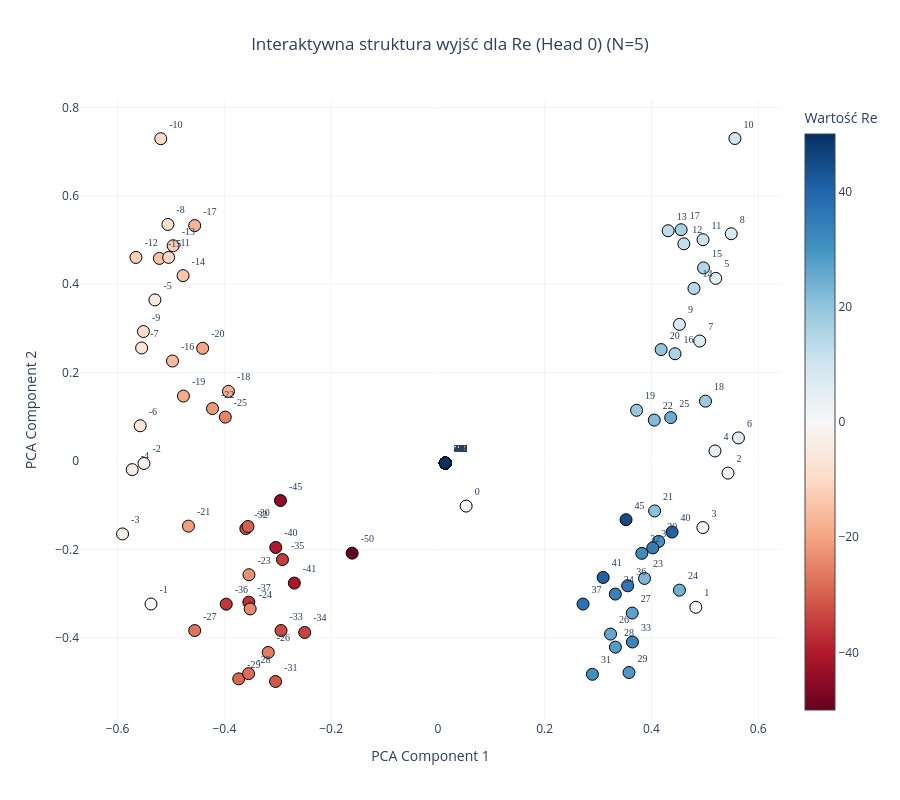
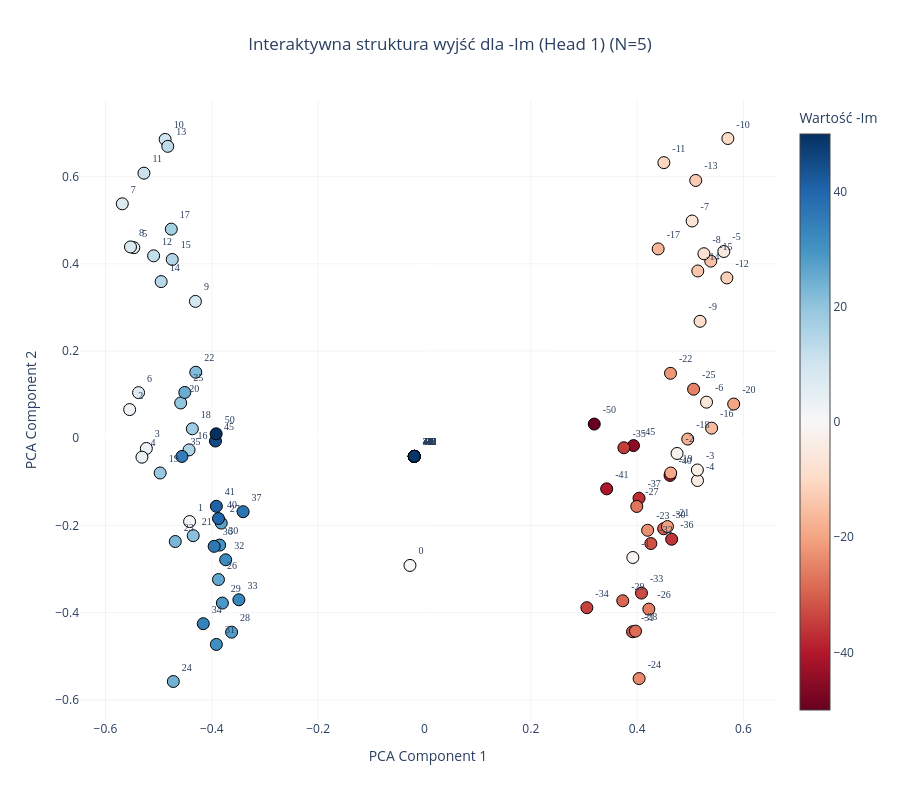

The code cell stored with these charts, in order, in its notebook:
### Code cell
plot_output_head_plotly(model, N=5, head_idx=0)

plot_output_head_plotly(model, N=5, head_idx=1)

### Figure 1 — Plotly figure (JSON) as saved in the notebook; plotly's stock layout.template omitted (floating-point values rounded to 4 significant figures)
{"data": [{"hoverinfo": "text", "hovertext": ["Token ID: 0<br>Wartość algebraiczna: -50", "Token ID: 1<br>Wartość algebraiczna: -49", "Token ID: 2<br>Wartość algebraiczna: -48", "Token ID: 3<br>Wartość algebraiczna: -47", "Token ID: 4<br>Wartość algebraiczna: -46", "Token ID: 5<br>Wartość algebraiczna: -45", "Token ID: 6<br>Wartość algebraiczna: -44", "Token ID: 7<br>Wartość algebraiczna: -43", "Token ID: 8<br>Wartość algebraiczna: -42", "Token ID: 9<br>Wartość algebraiczna: -41", "Token ID: 10<br>Wartość algebraiczna: -40", "Token ID: 11<br>Wartość algebraiczna: -39", "Token ID: 12<br>Wartość algebraiczna: -38", "Token ID: 13<br>Wartość algebraiczna: -37", "Token ID: 14<br>Wartość algebraiczna: -36", "Token ID: 15<br>Wartość algebraiczna: -35", "Token ID: 16<br>Wartość algebraiczna: -34", "Token ID: 17<br>Wartość algebraiczna: -33", "Token ID: 18<br>Wartość algebraiczna: -32", "Token ID: 19<br>Wartość algebraiczna: -31", "Token ID: 20<br>Wartość algebraiczna: -30", "Token ID: 21<br>Wartość algebraiczna: -29", "Token ID: 22<br>Wartość algebraiczna: -28", "Token ID: 23<br>Wartość algebraiczna: -27", "Token ID: 24<br>Wartość algebraiczna: -26", "Token ID: 25<br>Wartość algebraiczna: -25", "Token ID: 26<br>Wartość algebraiczna: -24", "Token ID: 27<br>Wartość algebraiczna: -23", "Token ID: 28<br>Wartość algebraiczna: -22", "Token ID: 29<br>Wartość algebraiczna: -21", "Token ID: 30<br>Wartość algebraiczna: -20", "Token ID: 31<br>Wartość algebraiczna: -19", "Token ID: 32<br>Wartość algebraiczna: -18", "Token ID: 33<br>Wartość algebraiczna: -17", "Token ID: 34<br>Wartość algebraiczna: -16", "Token ID: 35<br>Wartość algebraiczna: -15", "Token ID: 36<br>Wartość algebraiczna: -14", "Token ID: 37<br>Wartość algebraiczna: -13", "Token ID: 38<br>Wartość algebraiczna: -12", "Token ID: 39<br>Wartość algebraiczna: -11", "Token ID: 40<br>Wartość algebraiczna: -10", "Token ID: 41<br>Wartość algebraiczna: -9", "Token ID: 42<br>Wartość algebraiczna: -8", "Token ID: 43<br>Wartość algebraiczna: -7", "Token ID: 44<br>Wartość algebraiczna: -6", "Token ID: 45<br>Wartość algebraiczna: -5", "Token ID: 46<br>Wartość algebraiczna: -4", "Token ID: 47<br>Wartość algebraiczna: -3", "Token ID: 48<br>Wartość algebraiczna: -2", "Token ID: 49<br>Wartość algebraiczna: -1", "Token ID: 50<br>Wartość algebraiczna: 0", "Token ID: 51<br>Wartość algebraiczna: 1", "Token ID: 52<br>Wartość algebraiczna: 2", "Token ID: 53<br>Wartość algebraiczna: 3", "Token ID: 54<br>Wartość algebraiczna: 4", "Token ID: 55<br>Wartość algebraiczna: 5", "Token ID: 56<br>Wartość algebraiczna: 6", "Token ID: 57<br>Wartość algebraiczna: 7", "Token ID: 58<br>Wartość algebraiczna: 8", "Token ID: 59<br>Wartość algebraiczna: 9", "Token ID: 60<br>Wartość algebraiczna: 10", "Token ID: 61<br>Wartość algebraiczna: 11", "Token ID: 62<br>Wartość algebraiczna: 12", "Token ID: 63<br>Wartość algebraiczna: 13", "Token ID: 64<br>Wartość algebraiczna: 14", "Token ID: 65<br>Wartość algebraiczna: 15", "Token ID: 66<br>Wartość algebraiczna: 16", "Token ID: 67<br>Wartość algebraiczna: 17", "Token ID: 68<br>Wartość algebraiczna: 18", "Token ID: 69<br>Wartość algebraiczna: 19", "Token ID: 70<br>Wartość algebraiczna: 20", "Token ID: 71<br>Wartość algebraiczna: 21", "Token ID: 72<br>Wartość algebraiczna: 22", "Token ID: 73<br>Wartość algebraiczna: 23", "Token ID: 74<br>Wartość algebraiczna: 24", "Token ID: 75<br>Wartość algebraiczna: 25", "Token ID: 76<br>Wartość algebraiczna: 26", "Token ID: 77<br>Wartość algebraiczna: 27", "Token ID: 78<br>Wartość algebraiczna: 28", "Token ID: 79<br>Wartość algebraiczna: 29", "Token ID: 80<br>Wartość algebraiczna: 30", "Token ID: 81<br>Wartość algebraiczna: 31", "Token ID: 82<br>Wartość algebraiczna: 32", "Token ID: 83<br>Wartość algebraiczna: 33", "Token ID: 84<br>Wartość algebraiczna: 34", "Token ID: 85<br>Wartość algebraiczna: 35", "Token ID: 86<br>Wartość algebraiczna: 36", "Token ID: 87<br>Wartość algebraiczna: 37", "Token ID: 88<br>Wartość algebraiczna: 38", "Token ID: 89<br>Wartość algebraiczna: 39", "Token ID: 90<br>Wartość algebraiczna: 40", "Token ID: 91<br>Wartość algebraiczna: 41", "Token ID: 92<br>Wartość algebraiczna: 42", "Token ID: 93<br>Wartość algebraiczna: 43", "Token ID: 94<br>Wartość algebraiczna: 44", "Token ID: 95<br>Wartość algebraiczna: 45", "Token ID: 96<br>Wartość algebraiczna: 46", "Token ID: 97<br>Wartość algebraiczna: 47", "Token ID: 98<br>Wartość algebraiczna: 48", "Token ID: 99<br>Wartość algebraiczna: 49", "Token ID: 100<br>Wartość algebraiczna: 50"], "marker": {"color": [-50, -49, -48, -47, -46, -45, -44, -43, -42, -41, -40, -39, -38, -37, -36, -35, -34, -33, -32, -31, -30, -29, -28, -27, -26, -25, -24, -23, -22, -21, -20, -19, -18, -17, -16, -15, -14, -13, -12, -11, -10, -9, -8, -7, -6, -5, -4, -3, -2, -1, 0, 1, 2, 3, 4, 5, 6, 7, 8, 9, 10, 11, 12, 13, 14, 15, 16, 17, 18, 19, 20, 21, 22, 23, 24, 25, 26, 27, 28, 29, 30, 31, 32, 33, 34, 35, 36, 37, 38, 39, 40, 41, 42, 43, 44, 45, 46, 47, 48, 49, 50], "colorbar": {"title": {"text": "Wartość Re"}}, "colorscale": [[0, "rgb(103,0,31)"], [0.1, "rgb(178,24,43)"], [0.2, "rgb(214,96,77)"], [0.3, "rgb(244,165,130)"], [0.4, "rgb(253,219,199)"], [0.5, "rgb(247,247,247)"], [0.6, "rgb(209,229,240)"], [0.7, "rgb(146,197,222)"], [0.8, "rgb(67,147,195)"], [0.9, "rgb(33,102,172)"], [1, "rgb(5,48,97)"]], "line": {"color": "Black", "width": 1}, "showscale": true, "size": 12}, "mode": "markers+text", "text": ["-50", "-49", "-48", "-47", "-46", "-45", "-44", "-43", "-42", "-41", "-40", "-39", "-38", "-37", "-36", "-35", "-34", "-33", "-32", "-31", "-30", "-29", "-28", "-27", "-26", "-25", "-24", "-23", "-22", "-21", "-20", "-19", "-18", "-17", "-16", "-15", "-14", "-13", "-12", "-11", "-10", "-9", "-8", "-7", "-6", "-5", "-4", "-3", "-2", "-1", "0", "1", "2", "3", "4", "5", "6", "7", "8", "9", "10", "11", "12", "13", "14", "15", "16", "17", "18", "19", "20", "21", "22", "23", "24", "25", "26", "27", "28", "29", "30", "31", "32", "33", "34", "35", "36", "37", "38", "39", "40", "41", "42", "43", "44", "45", "46", "47", "48", "49", "50"], "textfont": {"family": "Arial Black", "size": 10}, "textposition": "top right", "type": "scatter", "x": [-0.1606, 0.01387, 0.01387, 0.01387, 0.01387, -0.2949, 0.01387, 0.01387, 0.01387, -0.2689, -0.3037, 0.01387, 0.01387, -0.3541, -0.3965, -0.2911, -0.2495, -0.2939, -0.3597, -0.3041, -0.3557, -0.3731, -0.3546, -0.4556, -0.3178, -0.3983, -0.3517, -0.3539, -0.4222, -0.4672, -0.4406, -0.4767, -0.3922, -0.4555, -0.4971, -0.5217, -0.4773, -0.4959, -0.5656, -0.5044, -0.5191, -0.5515, -0.5058, -0.5549, -0.5576, -0.5301, -0.5726, -0.5907, -0.5506, -0.5374, 0.05291, 0.4832, 0.5434, 0.4964, 0.519, 0.5204, 0.563, 0.4904, 0.5495, 0.4525, 0.5563, 0.4966, 0.4607, 0.4313, 0.4797, 0.4976, 0.4441, 0.4556, 0.5012, 0.3722, 0.4182, 0.4059, 0.4053, 0.387, 0.4525, 0.4361, 0.3234, 0.364, 0.3325, 0.358, 0.4135, 0.2894, 0.382, 0.3643, 0.3323, 0.4024, 0.3555, 0.2718, 0.01387, 0.01387, 0.4387, 0.3096, 0.01387, 0.01387, 0.01387, 0.3524, 0.01387, 0.01387, 0.01387, 0.01387, 0.01387], "y": [-0.2084, -0.004614, -0.004614, -0.004614, -0.004614, -0.08939, -0.004615, -0.004614, -0.004615, -0.2761, -0.1955, -0.004614, -0.004614, -0.3192, -0.3238, -0.223, -0.3878, -0.3835, -0.1528, -0.4988, -0.1481, -0.4928, -0.481, -0.3835, -0.433, 0.09944, -0.3346, -0.2572, 0.1187, -0.1473, 0.2552, 0.147, 0.1576, 0.5327, 0.2263, 0.4585, 0.4195, 0.4872, 0.4607, 0.4608, 0.7294, 0.2931, 0.5353, 0.2558, 0.07985, 0.3646, -0.0194, -0.165, -0.005472, -0.3235, -0.1019, -0.3308, -0.02726, -0.1505, 0.02283, 0.4133, 0.0523, 0.2716, 0.5143, 0.3092, 0.7298, 0.5008, 0.4915, 0.5211, 0.3906, 0.437, 0.2428, 0.5234, 0.1355, 0.1148, 0.2522, -0.1129, 0.09264, -0.2657, -0.2921, 0.09829, -0.3915, -0.3439, -0.421, -0.4784, -0.1819, -0.4825, -0.2088, -0.4094, -0.301, -0.1965, -0.2822, -0.3236, -0.004614, -0.004614, -0.1606, -0.2634, -0.004614, -0.004614, -0.004614, -0.1327, -0.004615, -0.004615, -0.004615, -0.004614, -0.004614]}], "layout": {"height": 800, "paper_bgcolor": "white", "plot_bgcolor": "white", "showlegend": false, "title": {"text": "Interaktywna struktura wyjść dla Re (Head 0) (N=5)", "x": 0.5, "xanchor": "center"}, "width": 900, "xaxis": {"gridcolor": "rgba(200,200,200,0.2)", "title": {"text": "PCA Component 1"}}, "yaxis": {"gridcolor": "rgba(200,200,200,0.2)", "title": {"text": "PCA Component 2"}}}}

### Figure 2 — Plotly figure (JSON) as saved in the notebook; plotly's stock layout.template omitted (floating-point values rounded to 4 significant figures)
{"data": [{"hoverinfo": "text", "hovertext": ["Token ID: 0<br>Wartość algebraiczna: -50", "Token ID: 1<br>Wartość algebraiczna: -49", "Token ID: 2<br>Wartość algebraiczna: -48", "Token ID: 3<br>Wartość algebraiczna: -47", "Token ID: 4<br>Wartość algebraiczna: -46", "Token ID: 5<br>Wartość algebraiczna: -45", "Token ID: 6<br>Wartość algebraiczna: -44", "Token ID: 7<br>Wartość algebraiczna: -43", "Token ID: 8<br>Wartość algebraiczna: -42", "Token ID: 9<br>Wartość algebraiczna: -41", "Token ID: 10<br>Wartość algebraiczna: -40", "Token ID: 11<br>Wartość algebraiczna: -39", "Token ID: 12<br>Wartość algebraiczna: -38", "Token ID: 13<br>Wartość algebraiczna: -37", "Token ID: 14<br>Wartość algebraiczna: -36", "Token ID: 15<br>Wartość algebraiczna: -35", "Token ID: 16<br>Wartość algebraiczna: -34", "Token ID: 17<br>Wartość algebraiczna: -33", "Token ID: 18<br>Wartość algebraiczna: -32", "Token ID: 19<br>Wartość algebraiczna: -31", "Token ID: 20<br>Wartość algebraiczna: -30", "Token ID: 21<br>Wartość algebraiczna: -29", "Token ID: 22<br>Wartość algebraiczna: -28", "Token ID: 23<br>Wartość algebraiczna: -27", "Token ID: 24<br>Wartość algebraiczna: -26", "Token ID: 25<br>Wartość algebraiczna: -25", "Token ID: 26<br>Wartość algebraiczna: -24", "Token ID: 27<br>Wartość algebraiczna: -23", "Token ID: 28<br>Wartość algebraiczna: -22", "Token ID: 29<br>Wartość algebraiczna: -21", "Token ID: 30<br>Wartość algebraiczna: -20", "Token ID: 31<br>Wartość algebraiczna: -19", "Token ID: 32<br>Wartość algebraiczna: -18", "Token ID: 33<br>Wartość algebraiczna: -17", "Token ID: 34<br>Wartość algebraiczna: -16", "Token ID: 35<br>Wartość algebraiczna: -15", "Token ID: 36<br>Wartość algebraiczna: -14", "Token ID: 37<br>Wartość algebraiczna: -13", "Token ID: 38<br>Wartość algebraiczna: -12", "Token ID: 39<br>Wartość algebraiczna: -11", "Token ID: 40<br>Wartość algebraiczna: -10", "Token ID: 41<br>Wartość algebraiczna: -9", "Token ID: 42<br>Wartość algebraiczna: -8", "Token ID: 43<br>Wartość algebraiczna: -7", "Token ID: 44<br>Wartość algebraiczna: -6", "Token ID: 45<br>Wartość algebraiczna: -5", "Token ID: 46<br>Wartość algebraiczna: -4", "Token ID: 47<br>Wartość algebraiczna: -3", "Token ID: 48<br>Wartość algebraiczna: -2", "Token ID: 49<br>Wartość algebraiczna: -1", "Token ID: 50<br>Wartość algebraiczna: 0", "Token ID: 51<br>Wartość algebraiczna: 1", "Token ID: 52<br>Wartość algebraiczna: 2", "Token ID: 53<br>Wartość algebraiczna: 3", "Token ID: 54<br>Wartość algebraiczna: 4", "Token ID: 55<br>Wartość algebraiczna: 5", "Token ID: 56<br>Wartość algebraiczna: 6", "Token ID: 57<br>Wartość algebraiczna: 7", "Token ID: 58<br>Wartość algebraiczna: 8", "Token ID: 59<br>Wartość algebraiczna: 9", "Token ID: 60<br>Wartość algebraiczna: 10", "Token ID: 61<br>Wartość algebraiczna: 11", "Token ID: 62<br>Wartość algebraiczna: 12", "Token ID: 63<br>Wartość algebraiczna: 13", "Token ID: 64<br>Wartość algebraiczna: 14", "Token ID: 65<br>Wartość algebraiczna: 15", "Token ID: 66<br>Wartość algebraiczna: 16", "Token ID: 67<br>Wartość algebraiczna: 17", "Token ID: 68<br>Wartość algebraiczna: 18", "Token ID: 69<br>Wartość algebraiczna: 19", "Token ID: 70<br>Wartość algebraiczna: 20", "Token ID: 71<br>Wartość algebraiczna: 21", "Token ID: 72<br>Wartość algebraiczna: 22", "Token ID: 73<br>Wartość algebraiczna: 23", "Token ID: 74<br>Wartość algebraiczna: 24", "Token ID: 75<br>Wartość algebraiczna: 25", "Token ID: 76<br>Wartość algebraiczna: 26", "Token ID: 77<br>Wartość algebraiczna: 27", "Token ID: 78<br>Wartość algebraiczna: 28", "Token ID: 79<br>Wartość algebraiczna: 29", "Token ID: 80<br>Wartość algebraiczna: 30", "Token ID: 81<br>Wartość algebraiczna: 31", "Token ID: 82<br>Wartość algebraiczna: 32", "Token ID: 83<br>Wartość algebraiczna: 33", "Token ID: 84<br>Wartość algebraiczna: 34", "Token ID: 85<br>Wartość algebraiczna: 35", "Token ID: 86<br>Wartość algebraiczna: 36", "Token ID: 87<br>Wartość algebraiczna: 37", "Token ID: 88<br>Wartość algebraiczna: 38", "Token ID: 89<br>Wartość algebraiczna: 39", "Token ID: 90<br>Wartość algebraiczna: 40", "Token ID: 91<br>Wartość algebraiczna: 41", "Token ID: 92<br>Wartość algebraiczna: 42", "Token ID: 93<br>Wartość algebraiczna: 43", "Token ID: 94<br>Wartość algebraiczna: 44", "Token ID: 95<br>Wartość algebraiczna: 45", "Token ID: 96<br>Wartość algebraiczna: 46", "Token ID: 97<br>Wartość algebraiczna: 47", "Token ID: 98<br>Wartość algebraiczna: 48", "Token ID: 99<br>Wartość algebraiczna: 49", "Token ID: 100<br>Wartość algebraiczna: 50"], "marker": {"color": [-50, -49, -48, -47, -46, -45, -44, -43, -42, -41, -40, -39, -38, -37, -36, -35, -34, -33, -32, -31, -30, -29, -28, -27, -26, -25, -24, -23, -22, -21, -20, -19, -18, -17, -16, -15, -14, -13, -12, -11, -10, -9, -8, -7, -6, -5, -4, -3, -2, -1, 0, 1, 2, 3, 4, 5, 6, 7, 8, 9, 10, 11, 12, 13, 14, 15, 16, 17, 18, 19, 20, 21, 22, 23, 24, 25, 26, 27, 28, 29, 30, 31, 32, 33, 34, 35, 36, 37, 38, 39, 40, 41, 42, 43, 44, 45, 46, 47, 48, 49, 50], "colorbar": {"title": {"text": "Wartość -Im"}}, "colorscale": [[0, "rgb(103,0,31)"], [0.1, "rgb(178,24,43)"], [0.2, "rgb(214,96,77)"], [0.3, "rgb(244,165,130)"], [0.4, "rgb(253,219,199)"], [0.5, "rgb(247,247,247)"], [0.6, "rgb(209,229,240)"], [0.7, "rgb(146,197,222)"], [0.8, "rgb(67,147,195)"], [0.9, "rgb(33,102,172)"], [1, "rgb(5,48,97)"]], "line": {"color": "Black", "width": 1}, "showscale": true, "size": 12}, "mode": "markers+text", "text": ["-50", "-49", "-48", "-47", "-46", "-45", "-44", "-43", "-42", "-41", "-40", "-39", "-38", "-37", "-36", "-35", "-34", "-33", "-32", "-31", "-30", "-29", "-28", "-27", "-26", "-25", "-24", "-23", "-22", "-21", "-20", "-19", "-18", "-17", "-16", "-15", "-14", "-13", "-12", "-11", "-10", "-9", "-8", "-7", "-6", "-5", "-4", "-3", "-2", "-1", "0", "1", "2", "3", "4", "5", "6", "7", "8", "9", "10", "11", "12", "13", "14", "15", "16", "17", "18", "19", "20", "21", "22", "23", "24", "25", "26", "27", "28", "29", "30", "31", "32", "33", "34", "35", "36", "37", "38", "39", "40", "41", "42", "43", "44", "45", "46", "47", "48", "49", "50"], "textfont": {"family": "Arial Black", "size": 10}, "textposition": "top right", "type": "scatter", "x": [0.3194, -0.01913, -0.01913, -0.01913, -0.01913, 0.3932, -0.01913, -0.01913, -0.01913, 0.3427, 0.4619, -0.01913, -0.01913, 0.4036, 0.4649, 0.3751, 0.3055, 0.4082, 0.4258, 0.3913, 0.4499, 0.373, 0.397, 0.3993, 0.422, 0.5062, 0.4038, 0.4198, 0.4628, 0.4571, 0.5817, 0.4632, 0.4952, 0.4396, 0.5401, 0.5385, 0.5141, 0.5102, 0.5689, 0.4503, 0.5707, 0.5184, 0.5256, 0.5034, 0.5305, 0.5631, 0.5135, 0.5134, 0.4751, 0.392, -0.02726, -0.4418, -0.5545, -0.5232, -0.5314, -0.5467, -0.5378, -0.5684, -0.553, -0.4308, -0.4878, -0.5276, -0.5095, -0.4829, -0.4953, -0.4744, -0.4428, -0.4762, -0.4366, -0.4971, -0.4585, -0.435, -0.4302, -0.4687, -0.4724, -0.4508, -0.3875, -0.3823, -0.3628, -0.3801, -0.3852, -0.3914, -0.3739, -0.3491, -0.4161, -0.4562, -0.3956, -0.3411, -0.01913, -0.01913, -0.3874, -0.3914, -0.01913, -0.01913, -0.01913, -0.3931, -0.01913, -0.01913, -0.01913, -0.01913, -0.3918], "y": [0.03249, -0.04155, -0.04155, -0.04155, -0.04156, -0.01693, -0.04155, -0.04156, -0.04155, -0.1161, -0.08518, -0.04155, -0.04155, -0.1375, -0.2316, -0.02182, -0.3885, -0.355, -0.2414, -0.4437, -0.2074, -0.3727, -0.4423, -0.1564, -0.3918, 0.1124, -0.5511, -0.2111, 0.1489, -0.2025, 0.07838, -0.07973, -0.001936, 0.4342, 0.02318, 0.4061, 0.3835, 0.5911, 0.3676, 0.6319, 0.6873, 0.2681, 0.4231, 0.4981, 0.08273, 0.4282, -0.09692, -0.0728, -0.03494, -0.2735, -0.2917, -0.191, 0.06568, -0.02344, -0.04343, 0.437, 0.1046, 0.5376, 0.4387, 0.3138, 0.6852, 0.6078, 0.4183, 0.6693, 0.3591, 0.41, -0.02675, 0.4795, 0.02166, -0.07967, 0.08089, -0.2234, 0.1513, -0.2368, -0.5578, 0.105, -0.324, -0.1946, -0.4447, -0.3779, -0.2451, -0.4728, -0.2787, -0.3704, -0.4252, -0.04171, -0.2479, -0.1685, -0.04155, -0.04155, -0.1842, -0.156, -0.04155, -0.04155, -0.04155, -0.006353, -0.04155, -0.04155, -0.04155, -0.04155, 0.01015]}], "layout": {"height": 800, "paper_bgcolor": "white", "plot_bgcolor": "white", "showlegend": false, "title": {"text": "Interaktywna struktura wyjść dla -Im (Head 1) (N=5)", "x": 0.5, "xanchor": "center"}, "width": 900, "xaxis": {"gridcolor": "rgba(200,200,200,0.2)", "title": {"text": "PCA Component 1"}}, "yaxis": {"gridcolor": "rgba(200,200,200,0.2)", "title": {"text": "PCA Component 2"}}}}
